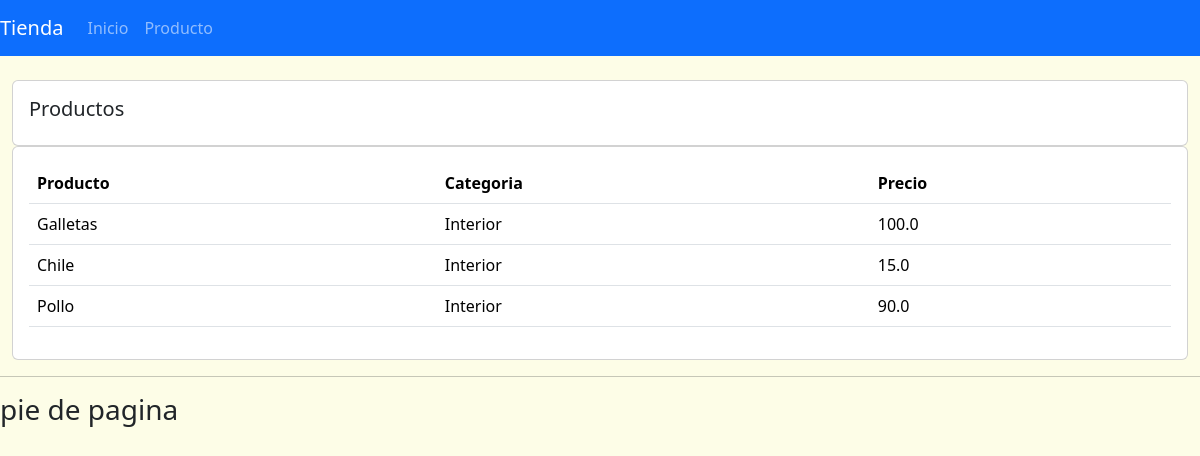
/productos/, run on an earlier commit of the app's database.
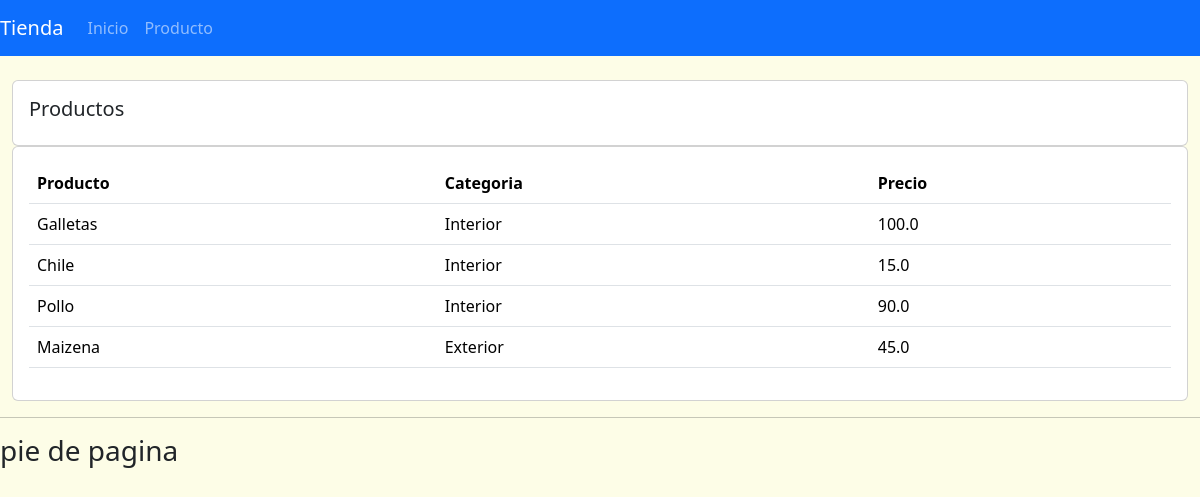
And on a later commit of the database.
### app_tienda/models.py (models this page shows, shortened)
class Producto(models.Model):
	CATEGORIA = (
			('Interior', 'Interior'),
			('Exterior', 'Exterior'),
			)
	nombre = models.CharField(max_length=200, null=True)
	precio = models.FloatField(null=True)
	categoria = models.CharField(max_length=200, null=True, choices=CATEGORIA)
	descripcion = models.CharField(max_length=200, null=True)
	fecha_de_creacion = models.DateTimeField(auto_now_add=True, null=True)

### app_tienda/views.py (the view)
# urls.py: path('productos/', views.productos, name='productos'),
def productos(request):
	productos= Producto.objects.all()
	context = {'productos':productos}
	return render(request, 'app_tienda/productos.html', context)

### app_tienda/templates/app_tienda/productos.html
{%  extends 'app_tienda/base.html' %}
{% block contenido %}
		<br>
		<div class="row">
			<div class="col-md">
				<div class="card card-body">
					<h5>Productos</h5>
				</div>
				<div class="card card-body">
					<table class="table">
						<tr>
							<th>Producto</th>
							<th>Categoria</th>
							<th>Precio</th>
						</tr>
						{% for producto in productos %}
						<tr>
							<td>{{ producto.nombre }}</td>
							<td>{{ producto.categoria }}</td>
							<td>{{ producto.precio }}</td>
						</tr>
						{% endfor %}
					</table>
				</div>
			</div>
		</div>
{% endblock contenido %}

What changed in the data, as far as the page shows it:
added Producto: nombre "Maizena", categoria "Exterior", precio "45.0"
